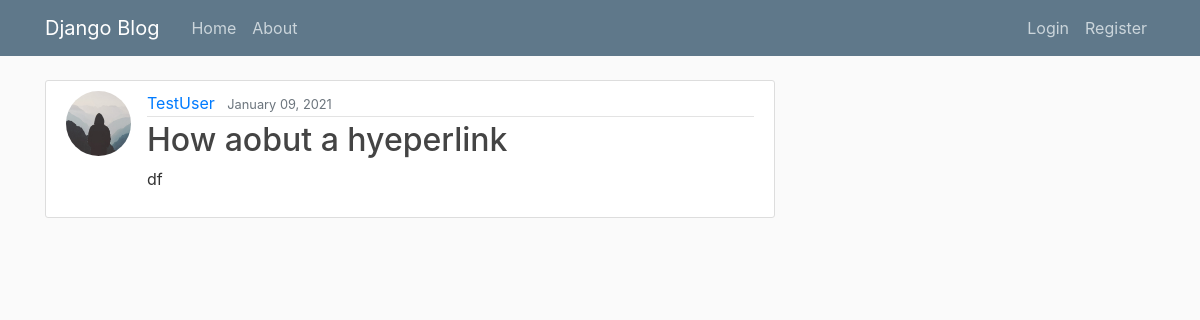
/post/52/, run on the app's committed database.
### blog/models.py (models this page shows, shortened)
class Post(models.Model):
    title = models.CharField(max_length=100)
    content = models.TextField()
    date_posted = models.DateTimeField(default=timezone.now)
    author = models.ForeignKey(User, on_delete=models.CASCADE)

### users/models.py (models this page shows, shortened)
class Profile(models.Model):
    user = models.OneToOneField(User, on_delete=models.CASCADE)
    image = models.ImageField(default='default.jpg', upload_to='profile_pics')

### blog/views.py (the view)
# urls.py: path('post/<int:pk>/', PostDetailView.as_view(), name='post-detail'),
class PostDetailView(DetailView):
    model = Post

### blog/templates/blog/post_detail.html (shortened to what this page needs)
{% extends "blog/base.html" %}
{% block content %}
    <article class="media content-section">
      <img class="rounded-circle article-img" src="{{ object.author.profile.image.url }}">
      <div class="media-body">
        <div class="article-metadata">
          <a class="mr-2" href="{% url 'user-posts' object.author.username %}">{{ object.author }}</a>
          <small class="text-muted">{{ object.date_posted|date:"F d, Y" }}</small>
        </div>
        <h2 class="article-title">{{ object.title }}</h2>
        <p class="article-content">{{ object.content }}</p>
      </div>
    </article>
{% endblock content %}

### blog/static/blog/main.css (style rules this page uses)
body { background: #fafafa; color: #333333; margin-top: 5rem; }
h1, h2, h3, h4, h5, h6 { color: #444444; }
.content-section { background: #ffffff; padding: 10px 20px; border: 1px solid #dddddd; border-radius: 3px; margin-bottom: 20px; }
.article-title { color: #444444; }
.article-content { white-space: pre-line; }
.article-img { height: 65px; width: 65px; margin-right: 16px; }
.article-metadata { padding-bottom: 1px; margin-bottom: 4px; border-bottom: 1px solid #e3e3e3 }

### data on the page
Post: author.profile.image (placeholder picture), author "TestUser", date_posted "January 09, 2021", title "How aobut a hyeperlink", content "df"
